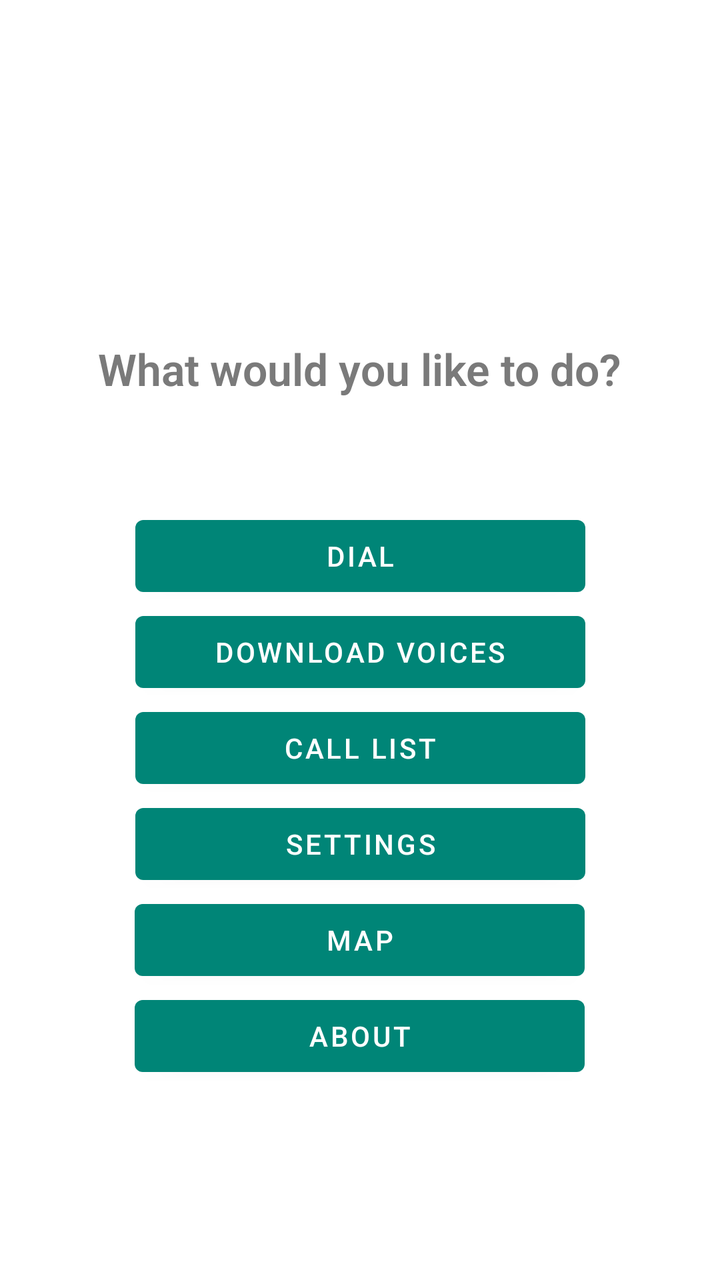
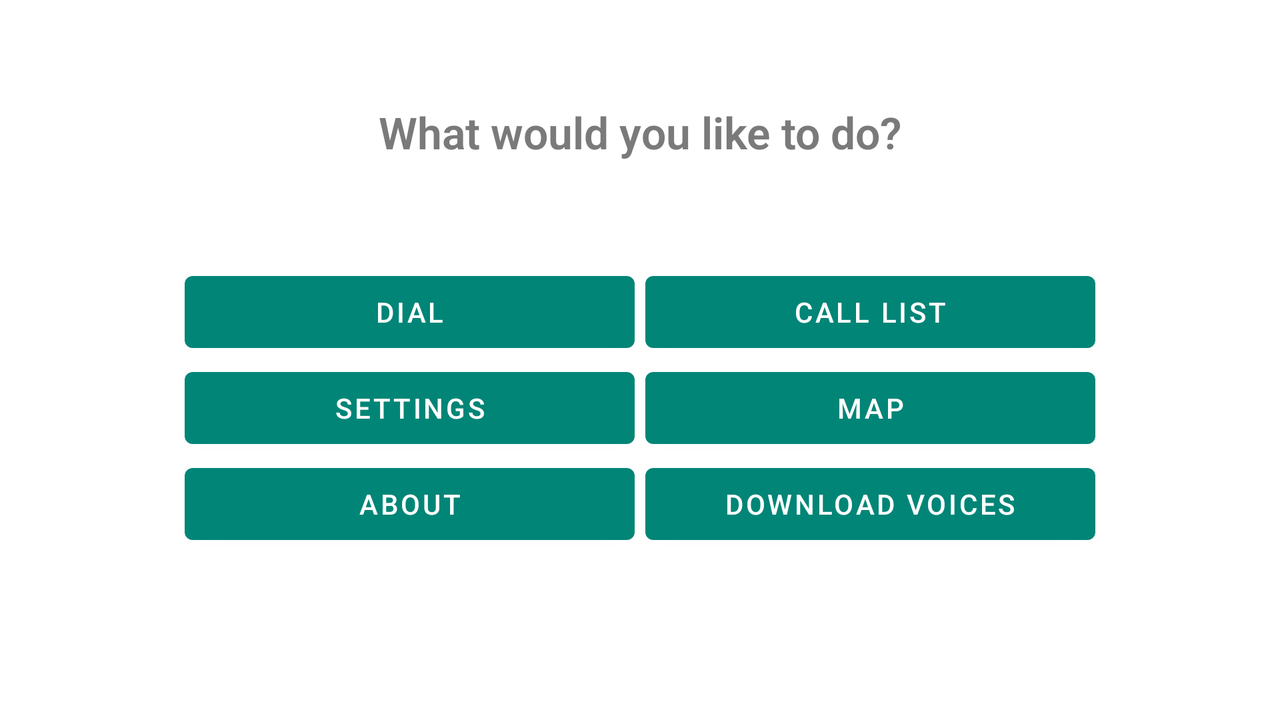

First picture: res/layout/ on a phone held upright. Second picture: the repository's own variant of that layout, on a device whose configuration matches the variant's folder. Source for both follows.
<!-- AndroidManifest.xml: application theme Theme.Dialer -->
<!-- res/layout/activity_main.xml -->
<?xml version="1.0" encoding="utf-8"?>
<androidx.constraintlayout.widget.ConstraintLayout xmlns:android="http://schemas.android.com/apk/res/android"
    xmlns:app="http://schemas.android.com/apk/res-auto"
    xmlns:tools="http://schemas.android.com/tools"
    android:layout_width="match_parent"
    android:layout_height="match_parent"
    tools:context=".MainActivity">

    <TextView
        android:id="@+id/main_question_text"
        android:layout_width="wrap_content"
        android:layout_height="wrap_content"
        android:fontFamily="sans-serif-light"
        android:text="@string/main_activity_question"
        android:textAllCaps="false"
        android:textColor="#7A7A7A"
        android:textSize="22sp"
        android:textStyle="bold"
        app:layout_constraintBottom_toBottomOf="parent"
        app:layout_constraintEnd_toEndOf="parent"
        app:layout_constraintHorizontal_bias="0.497"
        app:layout_constraintStart_toStartOf="parent"
        app:layout_constraintTop_toTopOf="parent"
        app:layout_constraintVertical_bias="0.278" />

    <Button
        android:id="@+id/dial_button"
        android:layout_width="225dp"
        android:layout_height="wrap_content"
        android:text="@string/dial_button"
        app:layout_constraintBottom_toBottomOf="parent"
        app:layout_constraintEnd_toEndOf="parent"
        app:layout_constraintStart_toStartOf="parent"
        app:layout_constraintTop_toBottomOf="@+id/main_question_text"
        app:layout_constraintVertical_bias="0.14" />

    <Button
        android:id="@+id/downloadButton"
        android:layout_height="wrap_content"
        app:layout_constraintTop_toBottomOf="@id/dial_button"
        app:layout_constraintStart_toStartOf="parent"
        app:layout_constraintEnd_toEndOf="parent"
        android:layout_width="225dp"
        android:text="@string/activity_download_name" />

    <Button
        android:id="@+id/call_list_button"
        android:layout_width="225dp"
        android:layout_height="wrap_content"
        android:text="@string/call_list_button"
        app:layout_constraintBottom_toBottomOf="parent"
        app:layout_constraintEnd_toEndOf="parent"
        app:layout_constraintStart_toStartOf="parent"
        app:layout_constraintTop_toBottomOf="@+id/downloadButton"
        app:layout_constraintVertical_bias="0.0" />

    <Button
        android:id="@+id/settings_button"
        android:layout_width="225dp"
        android:layout_height="wrap_content"
        android:text="@string/settings_button"
        app:layout_constraintBottom_toBottomOf="parent"
        app:layout_constraintEnd_toEndOf="parent"
        app:layout_constraintStart_toStartOf="parent"
        app:layout_constraintTop_toBottomOf="@+id/call_list_button"
        app:layout_constraintVertical_bias="0.0" />

    <Button
        android:id="@+id/map_button"
        android:layout_width="225dp"
        android:layout_height="wrap_content"
        android:text="@string/map_button"
        app:layout_constraintBottom_toBottomOf="parent"
        app:layout_constraintEnd_toEndOf="parent"
        app:layout_constraintHorizontal_bias="0.498"
        app:layout_constraintStart_toStartOf="parent"
        app:layout_constraintTop_toBottomOf="@+id/settings_button"
        app:layout_constraintVertical_bias="0.0" />

    <Button
        android:id="@+id/about_button"
        android:layout_width="225dp"
        android:layout_height="wrap_content"
        android:text="@string/about_button"
        app:layout_constraintBottom_toBottomOf="parent"
        app:layout_constraintEnd_toEndOf="parent"
        app:layout_constraintHorizontal_bias="0.498"
        app:layout_constraintStart_toStartOf="parent"
        app:layout_constraintTop_toBottomOf="@+id/map_button"
        app:layout_constraintVertical_bias="0.0" />

</androidx.constraintlayout.widget.ConstraintLayout>
<!-- resources referenced by this layout -->
<resources>
  <string name="about_button">About</string>
  <string name="activity_download_name">Download voices</string>
  <string name="call_list_button">Call List</string>
  <string name="dial_button">Dial</string>
  <string name="main_activity_question">What would you like to do?</string>
  <string name="map_button">Map</string>
  <string name="settings_button">Settings</string>
  <style name="Theme.Dialer" parent="Base.Theme.Dialer" />
  <style name="Base.Theme.Dialer" parent="Theme.MaterialComponents.DayNight.DarkActionBar">
          
          
          <item name="colorPrimary">@color/primary_color</item>
          
          <item name="colorSecondary">@color/secondary_color</item>
      </style>
  <color name="primary_color">#008577</color>
  <color name="secondary_color">#597084</color>
</resources>
<!-- res/layout-land/activity_main.xml (the repository's variant of the layout above) -->
<!-- drawn on the phone turned sideways -->
<?xml version="1.0" encoding="utf-8"?>
<androidx.constraintlayout.widget.ConstraintLayout xmlns:android="http://schemas.android.com/apk/res/android"
    xmlns:app="http://schemas.android.com/apk/res-auto"
    xmlns:tools="http://schemas.android.com/tools"
    android:layout_width="match_parent"
    android:layout_height="match_parent"
    tools:context=".MainActivity">

    <TextView
        android:id="@+id/main_question_text"
        android:layout_width="wrap_content"
        android:layout_height="wrap_content"
        android:fontFamily="sans-serif-light"
        android:text="@string/main_activity_question"
        android:textAllCaps="false"
        android:textColor="#7A7A7A"
        android:textSize="22sp"
        android:textStyle="bold"
        app:layout_constraintBottom_toTopOf="@+id/call_list_button"
        app:layout_constraintEnd_toEndOf="parent"
        app:layout_constraintStart_toStartOf="parent"
        app:layout_constraintTop_toTopOf="parent" />

    <Button
        android:id="@+id/dial_button"
        android:layout_width="225dp"
        android:layout_height="wrap_content"
        android:layout_marginEnd="@dimen/buttonMarginMain"
        android:text="@string/dial_button"
        app:layout_constraintBottom_toTopOf="@+id/guideline4"
        app:layout_constraintEnd_toStartOf="@+id/guideline3" />

    <Button
        android:id="@+id/call_list_button"
        android:layout_width="225dp"
        android:layout_height="wrap_content"
        android:layout_marginStart="@dimen/buttonMarginMain"
        android:text="@string/call_list_button"
        app:layout_constraintBottom_toTopOf="@+id/guideline4"
        app:layout_constraintStart_toEndOf="@+id/guideline3" />

    <Button
        android:id="@+id/settings_button"
        android:layout_width="225dp"
        android:layout_height="wrap_content"
        android:layout_marginEnd="@dimen/buttonMarginMain"
        android:text="@string/settings_button"
        app:layout_constraintEnd_toStartOf="@+id/guideline3"
        app:layout_constraintTop_toBottomOf="@+id/dial_button" />

    <Button
        android:id="@+id/map_button"
        android:layout_width="225dp"
        android:layout_height="wrap_content"
        android:layout_marginStart="@dimen/buttonMarginMain"
        android:text="@string/map_button"
        app:layout_constraintStart_toStartOf="@+id/guideline3"
        app:layout_constraintTop_toTopOf="@+id/guideline4" />

    <androidx.constraintlayout.widget.Guideline
        android:id="@+id/guideline2"
        android:layout_width="wrap_content"
        android:layout_height="wrap_content"
        android:orientation="horizontal"
        app:layout_constraintTop_toBottomOf="@id/map_button"/>

    <Button
        android:id="@+id/about_button"
        android:layout_width="225dp"
        android:layout_height="wrap_content"
        android:text="@string/about_button"
        android:layout_marginEnd="@dimen/buttonMarginMain"
        app:layout_constraintEnd_toStartOf="@id/guideline3"
        app:layout_constraintTop_toBottomOf="@+id/settings_button" />

    <Button
        android:id="@+id/downloadButton"
        android:layout_width="225dp"
        android:layout_height="wrap_content"
        android:layout_marginStart="@dimen/buttonMarginMain"
        android:text="@string/activity_download_name"
        app:layout_constraintStart_toEndOf="@id/guideline3"
        app:layout_constraintTop_toBottomOf="@id/settings_button" />

    <androidx.constraintlayout.widget.Guideline
        android:id="@+id/guideline3"
        android:layout_width="wrap_content"
        android:layout_height="wrap_content"
        android:orientation="vertical"
        app:layout_constraintGuide_percent="0.5" />

    <androidx.constraintlayout.widget.Guideline
        android:id="@+id/guideline4"
        android:layout_width="wrap_content"
        android:layout_height="wrap_content"
        android:orientation="horizontal"
        app:layout_constraintGuide_percent="0.5" />

</androidx.constraintlayout.widget.ConstraintLayout>
<!-- resources referenced by the variant -->
<!-- as the phone turned sideways resolves them -->
<resources>
  <dimen name="buttonMarginMain">2.5dp</dimen>
  <string name="about_button">About</string>
  <string name="activity_download_name">Download voices</string>
  <string name="call_list_button">Call List</string>
  <string name="dial_button">Dial</string>
  <string name="main_activity_question">What would you like to do?</string>
  <string name="map_button">Map</string>
  <string name="settings_button">Settings</string>
  <style name="Theme.Dialer" parent="Base.Theme.Dialer" />
  <style name="Base.Theme.Dialer" parent="Theme.MaterialComponents.DayNight.DarkActionBar">
          
          
          <item name="colorPrimary">@color/primary_color</item>
          
          <item name="colorSecondary">@color/secondary_color</item>
      </style>
  <color name="primary_color">#008577</color>
  <color name="secondary_color">#597084</color>
</resources>
